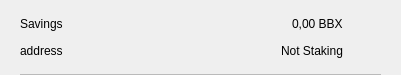
<?xml version="1.0" encoding="UTF-8"?>
<ui version="4.0">
 <class>CSRow</class>
 <widget class="QWidget" name="CSRow">
  <property name="geometry">
   <rect>
    <x>0</x>
    <y>0</y>
    <width>401</width>
    <height>75</height>
   </rect>
  </property>
  <property name="windowTitle">
   <string>Form</string>
  </property>
  <layout class="QVBoxLayout" name="verticalLayout">
   <property name="spacing">
    <number>0</number>
   </property>
   <property name="leftMargin">
    <number>20</number>
   </property>
   <property name="topMargin">
    <number>10</number>
   </property>
   <property name="rightMargin">
    <number>20</number>
   </property>
   <property name="bottomMargin">
    <number>0</number>
   </property>
   <item>
    <widget class="QWidget" name="info" native="true">
     <property name="minimumSize">
      <size>
       <width>0</width>
       <height>0</height>
      </size>
     </property>
     <layout class="QHBoxLayout" name="horizontalLayout_3">
      <property name="leftMargin">
       <number>0</number>
      </property>
      <property name="topMargin">
       <number>0</number>
      </property>
      <property name="rightMargin">
       <number>0</number>
      </property>
      <property name="bottomMargin">
       <number>10</number>
      </property>
      <item>
       <widget class="QWidget" name="container" native="true">
        <property name="minimumSize">
         <size>
          <width>0</width>
          <height>0</height>
         </size>
        </property>
        <layout class="QVBoxLayout" name="verticalLayout_2">
         <property name="spacing">
          <number>0</number>
         </property>
         <property name="leftMargin">
          <number>0</number>
         </property>
         <property name="topMargin">
          <number>0</number>
         </property>
         <property name="rightMargin">
          <number>0</number>
         </property>
         <property name="bottomMargin">
          <number>0</number>
         </property>
         <item>
          <layout class="QHBoxLayout" name="horizontalLayout">
           <item>
            <widget class="QLabel" name="labelName">
             <property name="text">
              <string>Savings</string>
             </property>
            </widget>
           </item>
           <item>
            <spacer name="horizontalSpacer">
             <property name="orientation">
              <enum>Qt::Horizontal</enum>
             </property>
             <property name="sizeHint" stdset="0">
              <size>
               <width>40</width>
               <height>20</height>
              </size>
             </property>
            </spacer>
           </item>
           <item>
            <widget class="QLabel" name="labelAmount">
             <property name="text">
              <string>0,00 BBX</string>
             </property>
            </widget>
           </item>
          </layout>
         </item>
         <item>
          <layout class="QHBoxLayout" name="horizontalLayout_2">
           <item>
            <widget class="QLabel" name="labelAddress">
             <property name="text">
              <string>address</string>
             </property>
            </widget>
           </item>
           <item>
            <spacer name="horizontalSpacer_2">
             <property name="orientation">
              <enum>Qt::Horizontal</enum>
             </property>
             <property name="sizeHint" stdset="0">
              <size>
               <width>40</width>
               <height>20</height>
              </size>
             </property>
            </spacer>
           </item>
           <item>
            <widget class="QLabel" name="labelStaking">
             <property name="text">
              <string>Not Staking</string>
             </property>
            </widget>
           </item>
          </layout>
         </item>
        </layout>
       </widget>
      </item>
      <item alignment="Qt::AlignHCenter|Qt::AlignVCenter">
       <widget class="QPushButton" name="pushButtonMenu">
        <property name="minimumSize">
         <size>
          <width>24</width>
          <height>24</height>
         </size>
        </property>
        <property name="maximumSize">
         <size>
          <width>32</width>
          <height>32</height>
         </size>
        </property>
        <property name="focusPolicy">
         <enum>Qt::NoFocus</enum>
        </property>
        <property name="styleSheet">
         <string notr="true">border:none; background-color:transparent;</string>
        </property>
        <property name="text">
         <string/>
        </property>
        <property name="icon">
         <iconset>
          <normaloff>://ic-menu-hover</normaloff>://ic-menu-hover</iconset>
        </property>
        <property name="iconSize">
         <size>
          <width>24</width>
          <height>24</height>
         </size>
        </property>
       </widget>
      </item>
     </layout>
    </widget>
   </item>
   <item>
    <widget class="QLabel" name="lblDivisory">
     <property name="minimumSize">
      <size>
       <width>0</width>
       <height>1</height>
      </size>
     </property>
     <property name="maximumSize">
      <size>
       <width>16777215</width>
       <height>1</height>
      </size>
     </property>
     <property name="styleSheet">
      <string notr="true">background-color:#bababa;</string>
     </property>
     <property name="text">
      <string/>
     </property>
     <property name="alignment">
      <set>Qt::AlignBottom|Qt::AlignLeading|Qt::AlignLeft</set>
     </property>
    </widget>
   </item>
  </layout>
 </widget>
 <resources/>
 <connections/>
</ui>
